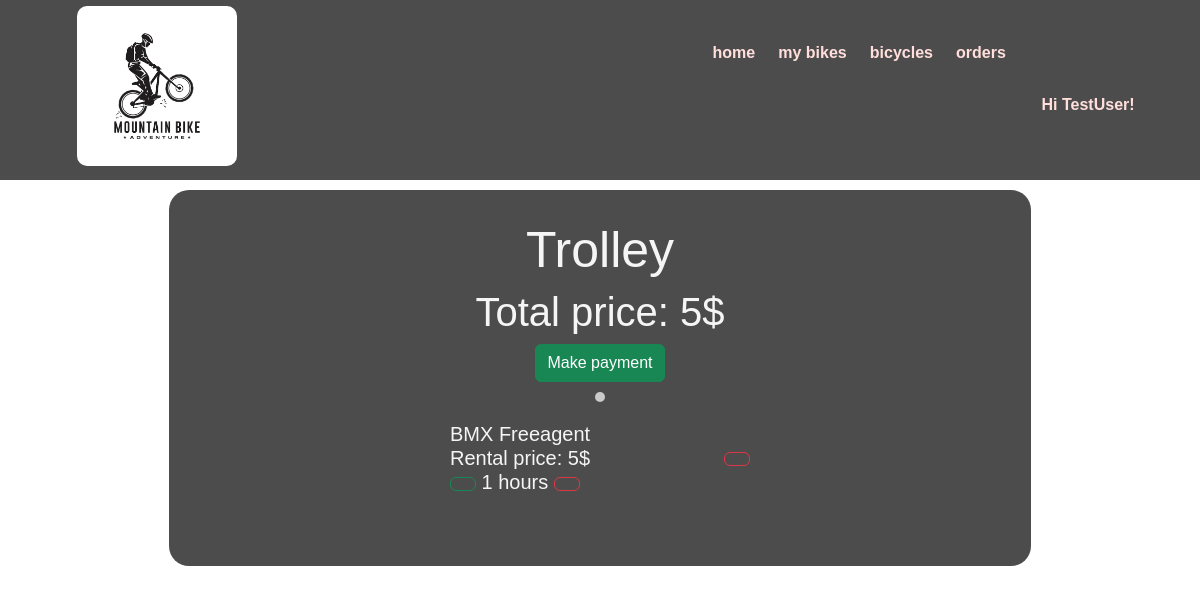
Page /trolley/ (signed in) on the committed database.
### homepage/models.py (models this page shows, shortened)
class Order(models.Model):
    user_id = models.PositiveIntegerField("User id")
    bike = models.ForeignKey(Bicycle, verbose_name="Bike", on_delete=models.CASCADE)
    usageTime = models.PositiveIntegerField("Rental time")
    price = models.PositiveIntegerField("Rental price", default=0)
    returnTime = models.DateTimeField("Return time",default=datetime(2001,1,1,0,0))

class Bicycle(models.Model):
    station = models.ForeignKey(BicycleStation, on_delete=models.CASCADE)
    photo = models.ImageField(verbose_name='Bicycle photo', upload_to='bicycles/', blank=True, null=True)
    name = models.CharField('Bicycle name', max_length=50)
    description = models.TextField('Description')
    usages = models.PositiveIntegerField('Amount of usages')
    status = models.CharField('Status', max_length=50,default="free")
    price = models.PositiveIntegerField('Hire price')
    user = models.PositiveIntegerField("Sharing user", default=0)

### homepage/views.py (the view)
# urls.py: path('trolley/', views.trolley, name="trolley"),
def trolley(request):
    myOrders = list()
    allOrders = Order.objects.all()
    totalPrice = 0
    for order in allOrders:
        if request.user.id == order.user_id and order.bike.status == "free":
            myOrders.append(order)
            totalPrice += order.price
    data = {
        "totalPrice": totalPrice,
        "trolley": myOrders
    }
    return render(request, 'homePage/trolley.html', data)

### homepage/templates/homePage/trolley.html (shortened to what this page needs)
{%extends 'layouts.html'%}
{% block content %}
<div class = "features">
    <h1>Trolley</h1>
    <h2>Total price: {{totalPrice}}$</h2>
    <a href="{% url 'make_order' 'trolley' totalPrice %}" class="btn btn-success">Make payment</a>
    <br>
    <div id="to_paycards">
    </div>
    {%for order in trolley%}
    <div id = "to-trolley-div">
    <h4> {{order.bike.name}}<br>Rental price: {{ order.price }}$<br><a href="{% url 'orderAction' order.id 'hoursUP' 'in_trolley' %}" class = "btn btn-outline-success" ></a> {{order.usageTime}} hours <a href="{% url 'orderAction' order.id 'hoursDOWN' 'in_trolley' %}" class = "btn btn-outline-danger" ></a>
    </h4><a href="{% url 'orderAction' order.id 'cancel' 'in_trolley' %}" class = "btn btn-outline-danger" id="to-trolley-cancel" ><iconify-icon icon="fluent-mdl2:cancel" width="28" height="28"></iconify-icon></a><br><br>
    </div>
    {%endfor%}
</div>
{%endblock%}

### homepage/templates/layouts.html (shortened to what this page needs)
{% load static%}
<html lang="en">
<head>
    <link rel="stylesheet" href="https://cdn.jsdelivr.net/npm/bootstrap@5.2.2/dist/css/bootstrap.min.css">
    <link rel="stylesheet" href="{% static 'main/css/main.css'%}">
</head>
<body class = "bg-image" >
<aside>
    <img src="{% static 'main/img/logo.png'%}" alt="Logo">
    <ul>
        <a href="{% url 'homePage'%}"> <li ><iconify-icon inline icon="material-symbols:home-rounded" width="44" height="44"></iconify-icon>home</li></a>
        <a href="{% url 'make_order' 'trolley' 0 %}"> <li ><iconify-icon inline icon="simple-icons:authy" width="44" height="44"></iconify-icon>my bikes</li></a>
        <a href="{% url 'bikes'%}"> <li ><iconify-icon inline icon="mdi:bike-fast" width="44" height="44"></iconify-icon> bicycles</li></a>
        <a href="{%url 'trolley'%}"> <li ><iconify-icon inline icon="mdi:trolley" width="44" height="44"></iconify-icon>orders</li></a>
    </ul>
    {% if user.is_authenticated %}
        <div class="username">Hi {{ user.username }}!
    {% else %}
        <a href = "{% url 'login/out' %}">Login</a>
        {%endif%}
    </aside>
<main>{%block content%}
{%endblock%}
</main>
</body>
</html>

### homepage/static/main/css/main.css (style rules this page uses)
body, html { background-image: url('../img/blured_back.bmp'); background-position: center; background-repeat: no-repeat; background-attachment: fixed; font-family: Arial, Helvetica, sans-serif; }
.bg-image { height:100%; }
aside { z-index:2; position: fixed; top: 0%; left: 0%; background-color: rgba(0,0,0, 0.7); width:100%; display:block; padding:0.5%; height:180px; border-bottom:5px solid #4d4d4d; }
aside img { float:left; display:block; margin-right:40%; margin-left:6%; border-radius:10px; width: 160px; }
aside .username { display:block; margin-top:6%; font-weight:bolder; color:#ffdedb; width:fit-content; height:fit-content; float:right; margin-right:5%; }
aside a { text-decoration:none; }
aside ul { list-style:none; }
aside ul li { color:#ffdedb; font-weight:bold; display:block; float:left; margin-top: 3%; margin-right:2%; transition:transform .2s ease; }
main .features { z-index:1; position: absolute; margin-left:auto; margin-right:auto; top: 20%; left: 0; right: 0; color:whitesmoke; background-color: rgba(0,0,0, 0.7); float:center; margin-top:30px; text-align: center; width:862px; margin:30px auto 0 auto; border-radius:20px; padding: 30px; }
main .features h1 { font-size:50px; }
main .features h2 { font-size: 40px; }
main .features h4 { font-size: 20px;text-align:left;display:inline-block;margin-right:10px; }
main .features a { transition:transform .2s ease; }
#to-trolley-cancel { display:inline-block; float:right; margin-top:30px; }
#to-trolley-div { margin-bottom:10px; margin-top:20px; margin-left:auto; margin-right:auto; width:300; text-align:left; height:fit-content; }
#to_paycards { background-color:rgba(255,255,255,0.7); width:fit-content; margin:10px auto 10px auto; border-radius:10px; padding:5px; }

### rows in the picture
Order: bike.name "BMX Freeagent", price "5", usageTime "1"

### other values in the picture
{{ user.username }} "TestUser"
{{ totalPrice }} "5"
